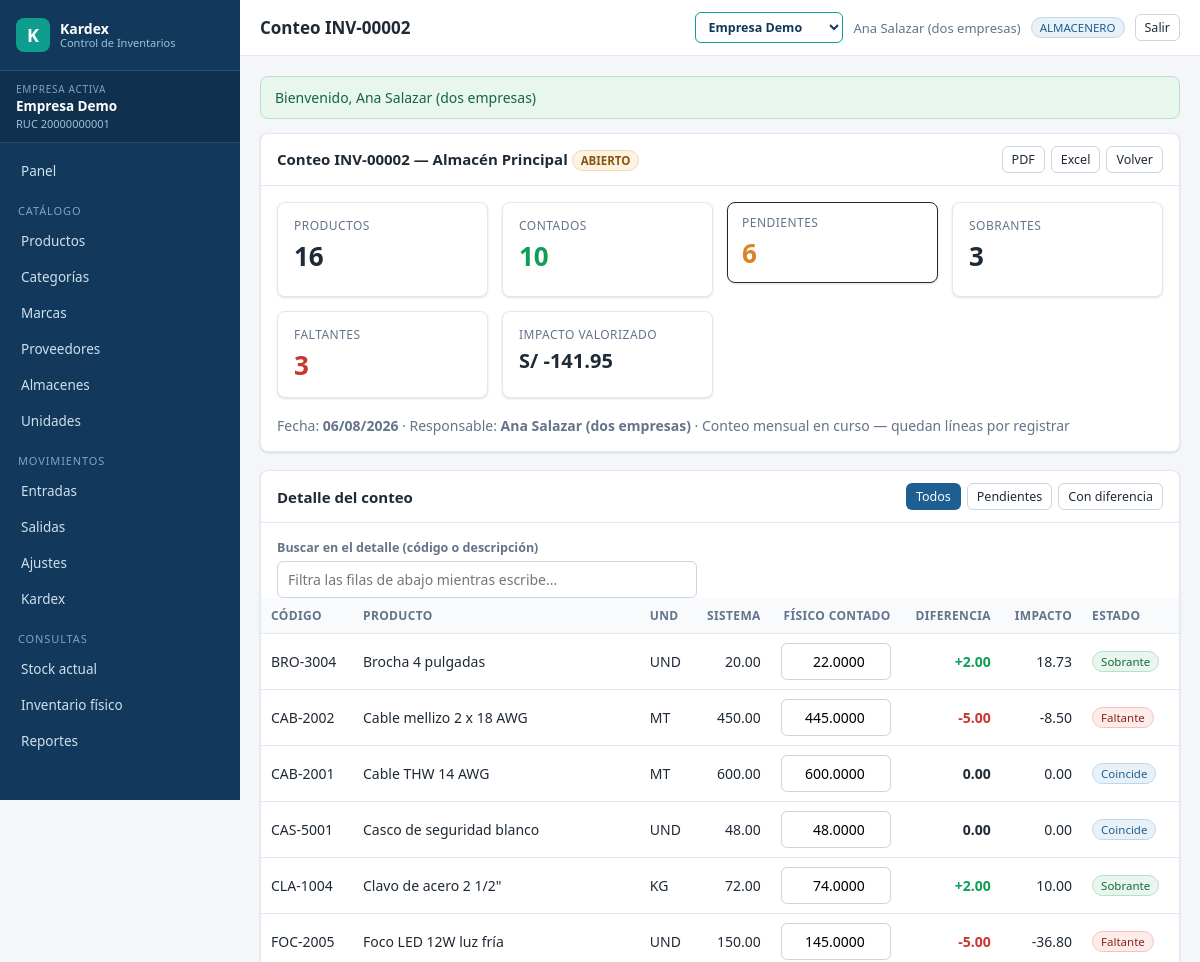
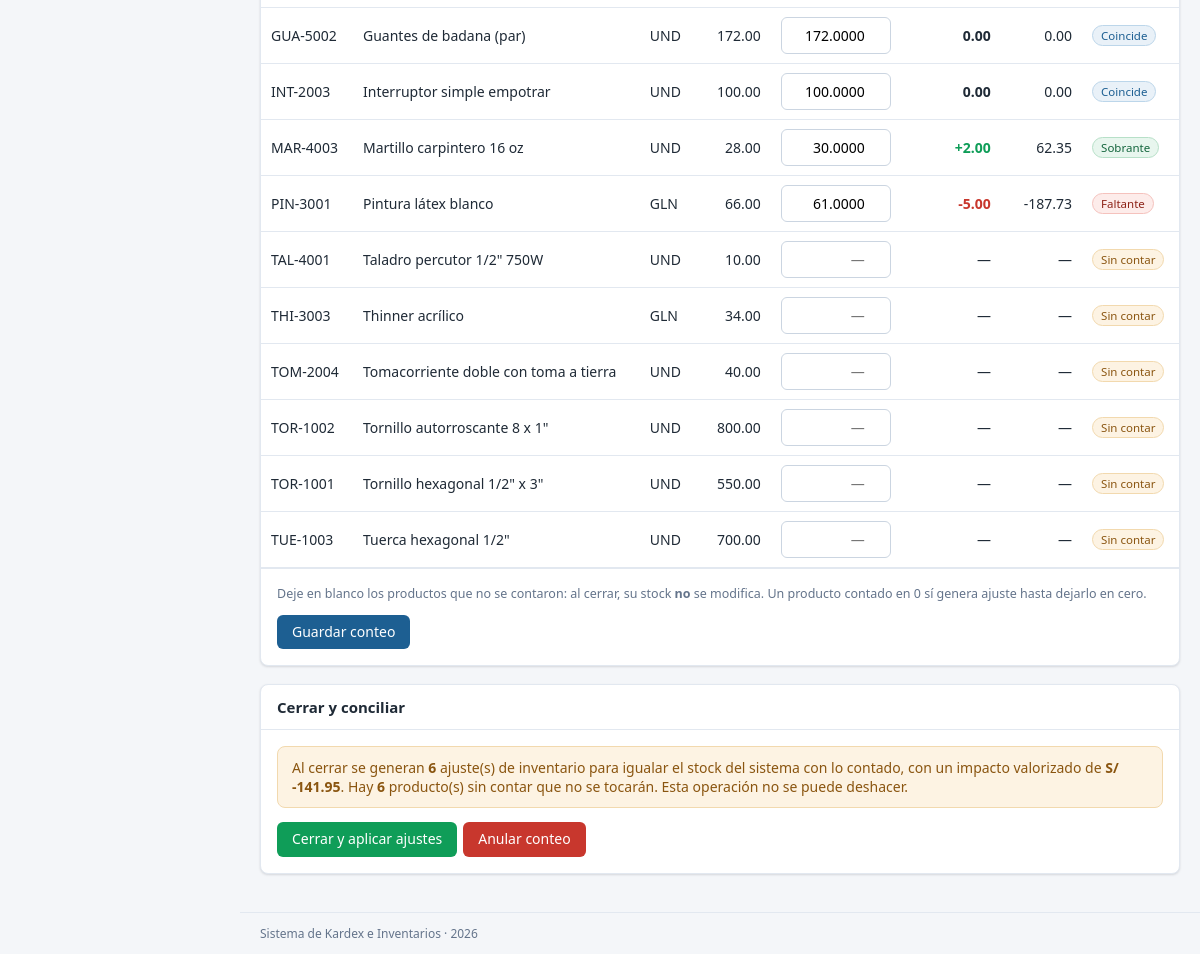
The app's page /inventario_fisico.php?a=ver&id=2 (signed in) with its own data (2 pictures, top to bottom).
### tables this page shows
CREATE TABLE empresas (
  id            INT UNSIGNED AUTO_INCREMENT PRIMARY KEY,
  ruc           VARCHAR(20)  NOT NULL UNIQUE,
  razon_social  VARCHAR(180) NOT NULL,
  nombre_corto  VARCHAR(60)  NOT NULL,
  direccion     VARCHAR(255) NULL,
  telefono      VARCHAR(30)  NULL,
  email         VARCHAR(150) NULL,
  moneda        VARCHAR(10)  NOT NULL DEFAULT 'PEN',
  simbolo       VARCHAR(5)   NOT NULL DEFAULT 'S/',
   
   
   
  metodo_valorizacion ENUM('PROMEDIO','PEPS','UEPS') NOT NULL DEFAULT 'PROMEDIO',
   
   
   
   
  ambito_costo  ENUM('GLOBAL','ALMACEN') NOT NULL DEFAULT 'GLOBAL',
  estado        TINYINT(1)   NOT NULL DEFAULT 1,
  creado_en     DATETIME     NOT NULL DEFAULT CURRENT_TIMESTAMP
);

CREATE TABLE usuario_empresa (
  usuario_id  INT UNSIGNED NOT NULL,
  empresa_id  INT UNSIGNED NOT NULL,
  rol_id      INT UNSIGNED NOT NULL,
  por_defecto TINYINT(1)   NOT NULL DEFAULT 0,
  PRIMARY KEY (usuario_id, empresa_id),
  CONSTRAINT fk_ue_usr FOREIGN KEY (usuario_id) REFERENCES usuarios(id) ON DELETE CASCADE,
  CONSTRAINT fk_ue_emp FOREIGN KEY (empresa_id) REFERENCES empresas(id) ON DELETE CASCADE,
  CONSTRAINT fk_ue_rol FOREIGN KEY (rol_id)     REFERENCES roles(id),
  INDEX idx_ue_empresa (empresa_id)
);

CREATE TABLE inventarios (
  id          INT UNSIGNED AUTO_INCREMENT PRIMARY KEY,
  empresa_id  INT UNSIGNED NOT NULL,
  codigo      VARCHAR(30)  NOT NULL,
  fecha       DATE         NOT NULL,
  almacen_id  INT UNSIGNED NOT NULL,
  estado      ENUM('ABIERTO','CERRADO') NOT NULL DEFAULT 'ABIERTO',
  observacion VARCHAR(255) NULL,
  usuario_id  INT UNSIGNED NOT NULL,
  creado_en   DATETIME NOT NULL DEFAULT CURRENT_TIMESTAMP,
  cerrado_en  DATETIME NULL,
  CONSTRAINT fk_inv_emp FOREIGN KEY (empresa_id) REFERENCES empresas(id),
  CONSTRAINT fk_inv_alm FOREIGN KEY (almacen_id) REFERENCES almacenes(id),
  CONSTRAINT fk_inv_usr FOREIGN KEY (usuario_id) REFERENCES usuarios(id),
  UNIQUE KEY uq_inv_emp_codigo (empresa_id, codigo)
);

CREATE TABLE usuarios (
  id             INT UNSIGNED AUTO_INCREMENT PRIMARY KEY,
  usuario        VARCHAR(60)  NOT NULL UNIQUE,
  nombres        VARCHAR(120) NOT NULL,
  email          VARCHAR(150) NULL UNIQUE,
  password_hash  VARCHAR(255) NOT NULL,
  estado         TINYINT(1)   NOT NULL DEFAULT 1,
  ultimo_acceso  DATETIME     NULL,
  intentos_fallidos TINYINT UNSIGNED NOT NULL DEFAULT 0,
  bloqueado_hasta   DATETIME  NULL,
  creado_en      DATETIME     NOT NULL DEFAULT CURRENT_TIMESTAMP,
  actualizado_en DATETIME     NULL ON UPDATE CURRENT_TIMESTAMP
);

CREATE TABLE almacenes (
  id         INT UNSIGNED AUTO_INCREMENT PRIMARY KEY,
  empresa_id INT UNSIGNED NOT NULL,
  codigo     VARCHAR(20)  NOT NULL,
  nombre     VARCHAR(120) NOT NULL,
  direccion  VARCHAR(255) NULL,
  estado     TINYINT(1)   NOT NULL DEFAULT 1,
  CONSTRAINT fk_alm_emp FOREIGN KEY (empresa_id) REFERENCES empresas(id),
  UNIQUE KEY uq_alm_emp_codigo (empresa_id, codigo)
);

CREATE TABLE inventario_detalle (
  id            INT UNSIGNED AUTO_INCREMENT PRIMARY KEY,
  inventario_id INT UNSIGNED NOT NULL,
  producto_id   INT UNSIGNED NOT NULL,
  stock_sistema DECIMAL(14,4) NOT NULL DEFAULT 0,
  stock_fisico  DECIMAL(14,4) NULL,
  diferencia    DECIMAL(14,4) NULL,
  conciliado    TINYINT(1) NOT NULL DEFAULT 0,
  CONSTRAINT fk_idet_inv  FOREIGN KEY (inventario_id) REFERENCES inventarios(id) ON DELETE CASCADE,
  CONSTRAINT fk_idet_prod FOREIGN KEY (producto_id)   REFERENCES productos(id),
  UNIQUE KEY uq_inv_prod (inventario_id, producto_id)
);

CREATE TABLE productos (
  id             INT UNSIGNED AUTO_INCREMENT PRIMARY KEY,
  empresa_id     INT UNSIGNED NOT NULL,
  codigo         VARCHAR(40)  NOT NULL,
  descripcion    VARCHAR(255) NOT NULL,
  categoria_id   INT UNSIGNED NULL,
  marca_id       INT UNSIGNED NULL,
  unidad_id      INT UNSIGNED NOT NULL,
  precio_compra  DECIMAL(14,4) NOT NULL DEFAULT 0,
  precio_venta   DECIMAL(14,4) NOT NULL DEFAULT 0,
  costo_promedio DECIMAL(14,4) NOT NULL DEFAULT 0,
  stock_minimo   DECIMAL(14,4) NOT NULL DEFAULT 0,
  estado         TINYINT(1)   NOT NULL DEFAULT 1,
  creado_en      DATETIME     NOT NULL DEFAULT CURRENT_TIMESTAMP,
  actualizado_en DATETIME     NULL ON UPDATE CURRENT_TIMESTAMP,
  CONSTRAINT fk_prod_emp FOREIGN KEY (empresa_id)   REFERENCES empresas(id),
  CONSTRAINT fk_prod_cat FOREIGN KEY (categoria_id) REFERENCES categorias(id),
  CONSTRAINT fk_prod_mar FOREIGN KEY (marca_id)     REFERENCES marcas(id),
  CONSTRAINT fk_prod_uni FOREIGN KEY (unidad_id)    REFERENCES unidades(id),
  UNIQUE KEY uq_prod_emp_codigo (empresa_id, codigo),
  INDEX idx_prod_desc (descripcion),
  INDEX idx_prod_emp_cat (empresa_id, categoria_id)
);

CREATE TABLE unidades (
  id         INT UNSIGNED AUTO_INCREMENT PRIMARY KEY,
  empresa_id INT UNSIGNED NOT NULL,
  codigo     VARCHAR(10)  NOT NULL,
  nombre     VARCHAR(60)  NOT NULL,
  decimales  TINYINT UNSIGNED NOT NULL DEFAULT 2,
  CONSTRAINT fk_uni_emp FOREIGN KEY (empresa_id) REFERENCES empresas(id),
  UNIQUE KEY uq_uni_emp_codigo (empresa_id, codigo)
);

### views/inventario_fisico/detalle.php (the view, shortened to what the rows shown need)
<?php
$abierto = $inv['estado'] === 'ABIERTO';
$puede   = Auth::puede('inventario.gestionar');
$r       = $inv['resumen'];
$detalle = array_filter($inv['detalle'], function ($d) use ($filtro) {
    return match ($filtro) {
        'pendientes'  => $d['stock_fisico'] === null,
        'diferencias' => $d['stock_fisico'] !== null && (float) $d['diferencia'] != 0.0,
        default       => true,
    };
});
?>
<div class="tarjeta">
  <div class="tarjeta-cab">
    <h2>Conteo <?= e($inv['codigo']) ?> — <?= e($inv['almacen']) ?>
      <span class="badge <?= $abierto ? 'badge-warn' : 'badge-ok' ?>"><?= e($inv['estado']) ?></span>
    </h2>
    <div class="acciones">
      <a class="btn btn-sm btn-gris" href="<?= url('exportar.php?r=inventario_fisico&f=pdf&inventario_id=' . $inv['id']) ?>">PDF</a>
      <a class="btn btn-sm btn-gris" href="<?= url('exportar.php?r=inventario_fisico&f=xlsx&inventario_id=' . $inv['id']) ?>">Excel</a>
      <a class="btn btn-sm btn-gris" href="<?= url('inventario_fisico.php') ?>">Volver</a>
    </div>
  </div>
  <div class="tarjeta-cuerpo">
    <div class="kpis">
      <div class="kpi"><div class="etiqueta">Productos</div><div class="valor"><?= (int) $r['items'] ?></div></div>
      <div class="kpi exito"><div class="etiqueta">Contados</div><div class="valor"><?= (int) $r['contados'] ?></div></div>
      <div class="kpi alerta"><div class="etiqueta">Pendientes</div><div class="valor"><?= (int) $r['pendientes'] ?></div></div>
      <div class="kpi"><div class="etiqueta">Sobrantes</div><div class="valor"><?= (int) $r['sobrantes'] ?></div></div>
      <div class="kpi peligro"><div class="etiqueta">Faltantes</div><div class="valor"><?= (int) $r['faltantes'] ?></div></div>
      <div class="kpi"><div class="etiqueta">Impacto valorizado</div>
        <div class="valor" style="font-size:20px"><?= Empresa::simbolo() ?> <?= Vista::num($r['impacto']) ?></div></div>
    </div>
    <p style="color:var(--suave);margin:0">
      Fecha: <strong><?= Vista::fecha($inv['fecha']) ?></strong> ·
      Responsable: <strong><?= e($inv['usuario_nombre']) ?></strong>
      <?php if ($inv['observacion']): ?> · <?= e($inv['observacion']) ?><?php endif; ?>
    </p>
  </div>
</div>
<div class="tarjeta">
  <div class="tarjeta-cab">
    <h2>Detalle del conteo</h2>
    <div class="acciones">
      <a class="btn btn-sm <?= $filtro === 'todos' ? '' : 'btn-gris' ?>"
         href="<?= url('inventario_fisico.php?a=ver&id=' . $inv['id'] . '&ver=todos') ?>">Todos</a>
      <a class="btn btn-sm <?= $filtro === 'pendientes' ? '' : 'btn-gris' ?>"
         href="<?= url('inventario_fisico.php?a=ver&id=' . $inv['id'] . '&ver=pendientes') ?>">Pendientes</a>
      <a class="btn btn-sm <?= $filtro === 'diferencias' ? '' : 'btn-gris' ?>"
         href="<?= url('inventario_fisico.php?a=ver&id=' . $inv['id'] . '&ver=diferencias') ?>">Con diferencia</a>
    </div>
  </div>
  <form method="post" id="formConteo">
    <?php if ($abierto && $puede): ?>
    <div class="tarjeta-cuerpo" style="padding-bottom:0">
      <div class="campo" style="max-width:420px">
        <label>Buscar en el detalle (código o descripción)</label>
        <input type="text" id="buscarFila" placeholder="Filtra las filas de abajo mientras escribe...">
      </div>
    </div>
    <?php endif; ?>
    <div class="tabla-scroll">
      <?php if (!$detalle): ?>
        <p class="vacio">No hay líneas que mostrar con ese filtro.</p>
      <?php else: ?>
      <table class="tabla" id="tablaConteo">
        <thead><tr>
          <th>Código</th><th>Producto</th><th>Und</th>
          <th class="num">Sistema</th>
          <th class="num" style="width:130px">Físico contado</th>
          <th class="num">Diferencia</th>
          <th class="num">Impacto</th>
          <th>Estado</th>
        </tr></thead>
        <tbody>
        <?php foreach ($detalle as $d): ?>
          <?php
            $contado = $d['stock_fisico'] !== null;
            $dif     = (float) ($d['diferencia'] ?? 0);
            $impacto = $contado ? $dif * (float) $d['costo_promedio'] : 0;
          ?>
          <tr data-buscar="<?= e(mb_strtolower($d['codigo'] . ' ' . $d['descripcion'])) ?>">
            <td><?= e($d['codigo']) ?></td>
            <td><?= e($d['descripcion']) ?></td>
            <td><?= e($d['unidad']) ?></td>
            <td class="num"><?= Vista::num($d['stock_sistema']) ?></td>
            <td class="num">
              <?php if ($abierto && $puede): ?>
                <input type="number" step="0.0001" min="0" style="text-align:right"
                       name="fisico[<?= (int) $d['id'] ?>]"
                       data-sistema="<?= e($d['stock_sistema']) ?>"
                       data-costo="<?= e($d['costo_promedio']) ?>"
                       value="<?= $contado ? e($d['stock_fisico']) : '' ?>"
                       placeholder="—">
              <?php else: ?>
                <?= $contado ? Vista::num($d['stock_fisico']) : '—' ?>
              <?php endif; ?>
            </td>
            <td class="num celda-dif">
              <?php if ($contado): ?>
                <strong style="color:<?= $dif > 0 ? 'var(--ok)' : ($dif < 0 ? 'var(--error)' : 'inherit') ?>">
                  <?= ($dif > 0 ? '+' : '') . Vista::num($dif) ?></strong>
              <?php else: ?>—<?php endif; ?>
            </td>
            <td class="num celda-imp"><?= $contado ? Vista::num($impacto) : '—' ?></td>
            <td class="celda-est">
              <?php if (!$contado): ?><span class="badge badge-warn">Sin contar</span>
              <?php elseif ($dif > 0): ?><span class="badge badge-ok">Sobrante</span>
              <?php elseif ($dif < 0): ?><span class="badge badge-error">Faltante</span>
              <?php else: ?><span class="badge">Coincide</span><?php endif; ?>
            </td>
          </tr>
        <?php endforeach; ?>
        </tbody>
      </table>
      <?php endif; ?>
    </div>
    <?php if ($abierto && $puede): ?>
    <div class="tarjeta-cuerpo" style="border-top:1px solid var(--linea)">
      <p style="color:var(--suave);margin-top:0;font-size:12.5px">
        Deje en blanco los productos que no se contaron: al cerrar, su stock <strong>no</strong> se modifica.
        Un producto contado en 0 sí genera ajuste hasta dejarlo en cero.
      </p>
      <div class="acciones">
        <button class="btn" type="submit">Guardar conteo</button>
      </div>
    </div>
    <?php endif; ?>
  </form>
</div>
<?php if ($abierto && $puede): ?>
<div class="tarjeta">
  <div class="tarjeta-cab"><h2>Cerrar y conciliar</h2></div>
  <div class="tarjeta-cuerpo">
    <div class="alerta alerta-warning">
      Al cerrar se generan <strong><?= (int) ($r['sobrantes'] + $r['faltantes']) ?></strong> ajuste(s) de inventario
      para igualar el stock del sistema con lo contado, con un impacto valorizado de
      <strong><?= Empresa::simbolo() ?> <?= Vista::num($r['impacto']) ?></strong>.
      <?php if ($r['pendientes'] > 0): ?>
        Hay <strong><?= (int) $r['pendientes'] ?></strong> producto(s) sin contar que no se tocarán.
      <?php endif; ?>
      Esta operación no se puede deshacer.
    </div>
    <div class="acciones">
      <form method="post" style="display:inline">
        <button class="btn btn-verde" type="submit"
                data-confirmar="¿Cerrar el conteo <?= e($inv['codigo']) ?> y aplicar los ajustes? No se puede deshacer.">
          Cerrar y aplicar ajustes
        </button>
      </form>
      <form method="post" style="display:inline">
        <button class="btn btn-rojo" type="submit"
                data-confirmar="¿Anular el conteo <?= e($inv['codigo']) ?>? Se descarta sin tocar el stock.">
          Anular conteo
        </button>
      </form>
    </div>
  </div>
</div>
<?php endif; ?>

### views/layout.php (shortened to what the rows shown need)
<!DOCTYPE html>
<html lang="es">
<head>
<link rel="stylesheet" href="<?= url('assets/css/app.css') ?>">
</head>
<body>
<div class="layout">
  <aside class="sidebar" id="sidebar">
    <div class="brand">
      <span class="brand-mark">K</span>
      <span class="brand-text">Kardex<small>Control de Inventarios</small></span>
    </div>
    <div class="empresa-activa" title="<?= e(Empresa::actual()['razon_social'] ?? '') ?>">
      <span class="empresa-etiqueta">Empresa activa</span>
      <span class="empresa-nombre"><?= e(Empresa::nombre()) ?></span>
      <span class="empresa-ruc">RUC <?= e(Empresa::actual()['ruc'] ?? '') ?></span>
    </div>
    <nav class="menu">
      <a href="<?= url('index.php') ?>" class="<?= $_SERVER['SCRIPT_NAME'] === url('index.php') ? 'activo' : '' ?>">Panel</a>
      <?php if (Auth::puede('productos.ver')): ?>
        <span class="menu-grupo">Catálogo</span>
        <a href="<?= url('productos.php') ?>">Productos</a>
      <?php endif; ?>
      <?php if (Auth::puede('catalogos.ver')): ?>
        <a href="<?= url('catalogos.php?t=categorias') ?>">Categorías</a>
        <a href="<?= url('catalogos.php?t=marcas') ?>">Marcas</a>
        <a href="<?= url('catalogos.php?t=proveedores') ?>">Proveedores</a>
        <a href="<?= url('catalogos.php?t=almacenes') ?>">Almacenes</a>
        <a href="<?= url('catalogos.php?t=unidades') ?>">Unidades</a>
      <?php endif; ?>
      <?php if (Auth::puede('entradas.ver') || Auth::puede('salidas.ver')): ?>
        <span class="menu-grupo">Movimientos</span>
      <?php endif; ?>
      <?php if (Auth::puede('entradas.ver')): ?><a href="<?= url('entradas.php') ?>">Entradas</a><?php endif; ?>
      <?php if (Auth::puede('salidas.ver')): ?><a href="<?= url('salidas.php') ?>">Salidas</a><?php endif; ?>
      <?php if (Auth::puede('ajustes.registrar')): ?><a href="<?= url('ajustes.php') ?>">Ajustes</a><?php endif; ?>
      <?php if (Auth::puede('kardex.ver')): ?><a href="<?= url('kardex.php') ?>">Kardex</a><?php endif; ?>
      <span class="menu-grupo">Consultas</span>
      <?php if (Auth::puede('inventario.ver')): ?>
        <a href="<?= url('inventario.php') ?>">Stock actual</a>
        <a href="<?= url('inventario_fisico.php') ?>">Inventario físico</a>
      <?php endif; ?>
      <?php if (Auth::puede('reportes.ver')): ?><a href="<?= url('reportes.php') ?>">Reportes</a><?php endif; ?>
    </nav>
  </aside>
  <div class="contenedor">
    <header class="topbar">
      <h1><?= e($tituloPagina) ?></h1>
      <div class="usuario-box">
        <?php $misEmpresas = Empresa::delUsuario(Auth::id()); ?>
        <?php if (count($misEmpresas) > 1): ?>
          <select class="selector-empresa" onchange="if(this.value) location.href=this.value">
            <?php foreach ($misEmpresas as $em): ?>
              <option value="<?= url('empresas.php?a=cambiar&id=' . $em['id']) ?>"
                      <?= (int) $em['id'] === Empresa::id() ? 'selected' : '' ?>>
                <?= e($em['nombre_corto']) ?>
              </option>
            <?php endforeach; ?>
          </select>
        <?php endif; ?>
        <span class="usuario-nombre"><?= e(Auth::usuario()['nombres'] ?? '') ?></span>
        <span class="badge"><?= e(Auth::rol()) ?></span>
        <a class="btn btn-sm btn-gris" href="<?= url('logout.php') ?>">Salir</a>
      </div>
    </header>
    <main class="contenido">
      <?php foreach (Sesion::flashes() as $f): ?>
        <div class="alerta alerta-<?= e($f['tipo']) ?>"><?= e($f['mensaje']) ?></div>
      <?php endforeach; ?>
      <?= $contenido ?>
    </main>
    <footer class="pie">
      <?= e(Config::get('app.nombre')) ?> · <?= date('Y') ?>
    </footer>
  </div>
</div>
</body>
</html>

### records on screen
empresas: id+nombre_corto "Empresa Demo"
inventarios: usuario.nombres "Ana Salazar (dos empresas)", codigo "INV-00002", almacen.nombre "Almacén Principal", estado "ABIERTO", fecha "06/08/2026", observacion "Conteo mensual en curso — quedan líneas por registrar"
inventario_detalle: producto.codigo "BRO-3004", producto.descripcion "Brocha 4 pulgadas", unidades.codigo "UND", stock_sistema "20.00", stock_fisico "22.0000", diferencia "2.00", Vista::num($impacto) "18.73", shows "Sobrante"
inventario_detalle: producto.codigo "CAB-2002", producto.descripcion "Cable mellizo 2 x 18 AWG", unidades.codigo "MT", stock_sistema "450.00", stock_fisico "445.0000", diferencia "-5.00", Vista::num($impacto) "-8.50", shows "Faltante"
inventario_detalle: producto.codigo "CAB-2001", producto.descripcion "Cable THW 14 AWG", unidades.codigo "MT", stock_sistema "600.00", stock_sistema+stock_fisico "600.0000", diferencia "0.00", Vista::num($impacto) "0.00", shows "Coincide"
inventario_detalle: producto.codigo "CAS-5001", producto.descripcion "Casco de seguridad blanco", unidades.codigo "UND", stock_sistema "48.00", stock_sistema+stock_fisico "48.0000", diferencia "0.00", Vista::num($impacto) "0.00", shows "Coincide"
inventario_detalle: producto.codigo "CLA-1004", producto.descripcion "Clavo de acero 2 1/2\"", unidades.codigo "KG", stock_sistema "72.00", stock_fisico "74.0000", diferencia "2.00", Vista::num($impacto) "10.00", shows "Sobrante"
inventario_detalle: producto.codigo "FOC-2005", producto.descripcion "Foco LED 12W luz fría", unidades.codigo "UND", stock_sistema "150.00", stock_fisico "145.0000", diferencia "-5.00", Vista::num($impacto) "-36.80", shows "Faltante"
inventario_detalle: producto.codigo "GUA-5002", producto.descripcion "Guantes de badana (par)", unidades.codigo "UND", stock_sistema "172.00", stock_sistema+stock_fisico "172.0000", diferencia "0.00", Vista::num($impacto) "0.00", shows "Coincide"
inventario_detalle: producto.codigo "INT-2003", producto.descripcion "Interruptor simple empotrar", unidades.codigo "UND", stock_sistema "100.00", stock_sistema+stock_fisico "100.0000", diferencia "0.00", Vista::num($impacto) "0.00", shows "Coincide"
inventario_detalle: producto.codigo "MAR-4003", producto.descripcion "Martillo carpintero 16 oz", unidades.codigo "UND", stock_sistema "28.00", stock_fisico "30.0000", diferencia "2.00", Vista::num($impacto) "62.35", shows "Sobrante"
inventario_detalle: producto.codigo "PIN-3001", producto.descripcion "Pintura látex blanco", unidades.codigo "GLN", stock_sistema "66.00", stock_fisico "61.0000", diferencia "-5.00", Vista::num($impacto) "-187.73", shows "Faltante"
inventario_detalle: producto.codigo "TAL-4001", producto.descripcion "Taladro percutor 1/2\" 750W", unidades.codigo "UND", stock_sistema "10.00", shows "Sin contar"
inventario_detalle: producto.codigo "THI-3003", producto.descripcion "Thinner acrílico", unidades.codigo "GLN", stock_sistema "34.00", shows "Sin contar"
inventario_detalle: producto.codigo "TOM-2004", producto.descripcion "Tomacorriente doble con toma a tierra", unidades.codigo "UND", stock_sistema "40.00", shows "Sin contar"
inventario_detalle: producto.codigo "TOR-1002", producto.descripcion "Tornillo autorroscante 8 x 1\"", unidades.codigo "UND", stock_sistema "800.00", shows "Sin contar"
inventario_detalle: producto.codigo "TOR-1001", producto.descripcion "Tornillo hexagonal 1/2\" x 3\"", unidades.codigo "UND", stock_sistema "550.00", shows "Sin contar"
inventario_detalle: producto.codigo "TUE-1003", producto.descripcion "Tuerca hexagonal 1/2\"", unidades.codigo "UND", stock_sistema "700.00", shows "Sin contar"

### other values on screen
Empresa::nombre() "Empresa Demo"
Empresa::actual()['ruc'] "20000000001"
$tituloPagina "Conteo INV-00002"
Auth::rol() "ALMACENERO"
$f['mensaje'] "Bienvenido, Ana Salazar (dos empresas)"
$r['items'] "16"
$r['contados'] "10"
$r['pendientes'] "6"
$r['sobrantes'] "3"
$r['faltantes'] "3"
Empresa::simbolo() "S/"
Vista::num($r['impacto']) "-141.95"
$r['sobrantes'] + $r['faltantes'] "6"
Config::get('app.nombre') "Sistema de Kardex e Inventarios"
